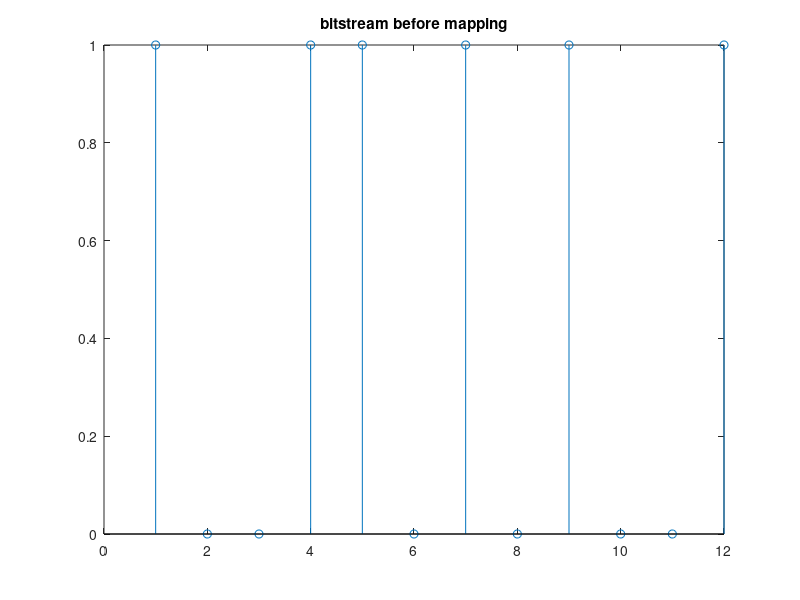

Reproduce this figure in MATLAB. (Note: this script raises an error after producing the figure.)
clc
clear
close all

%% PAM

bits= [1 0 0 1 1 0 1 0 1 0 0 1]';

Nbps = 2;

figure
stem(bits)
title('bitstream before mapping')

mappedbits = mapping(bits,Nbps,'pam');

figure
scatter(mappedbits,zeros(length(mappedbits)))
title('constellation diagram PAM')

figure
stem(mappedbits)
title(['bitstream after PAM-' num2str(Nbps + 2) ' mapping'])

demappedbits = demapping(mappedbits,Nbps,'pam');

figure
stem(demappedbits)
title(['mapped bitstream after PAM-' num2str(Nbps + 2) ' demapping'])

error = norm(bits - demappedbits);

%% QAM
clc
clear
close all

bits= [1 0 0 1 1 0 1 0 1 0 0 1 1 1 0 1]';

Nbps = 2;

figure
stem(bits)
title('bitstream before mapping')

mappedbits = mapping(bits,Nbps,'qam');

figure
plot(mappedbits,'x')
title('constellation diagram QAM')

figure
stem(mappedbits)
title(['bitstream after QAM-' num2str(2^Nbps) ' mapping'])

demappedbits = demapping(mappedbits,Nbps,'qam');

figure
stem(demappedbits)
title(['mapped bitstream after QAM-' num2str(2^Nbps) ' demapping'])

error = norm(bits - demappedbits);



%% Rectangular window
clc
clear
close all

%tx
bits= [1 0 1 1 0 0 1 0]'
%QAM mod
mappedbits = mapping(bits,4,'qam');
%Upsample
x =  sampler(mappedbits,10,'up');
%Filter
window = rectwin(10);
idk = conv(mappedbits,window);

%rx
%Filter
idkrx = conv(idk,window);
%Downsample
x =  sampler(idkrx,10,'down');
%QAM demod
receivedbits = demapping(x,4,'qam')


%% Root raised cosine
% Tx %
clc
clear
close all

Tsymbol = 1/(1.5e6);  % symbol length
M = 5;

%bit stream
bits = randi([0 1], 1,40)'

%QAM-16 modulation
mappedbits = mapping(bits,4,'qam')

% Upsample function
tx =  sampler(mappedbits,M,'up');

% apply RRC 
impulse = zeros(1,23);
impulse(12) = 1;

            % RRC(impulse,Tsymbol)

[h,H] = RRC(impulse,Tsymbol);

es = conv(tx,fliplr(h)); %ik denk als we da flippen da het dan zo g(-t) is?


%%% Channel %%%

% Apply AWGN
%y = awgn(x,20,'measured');  % SNR = 20dB idk wat measured voor staat
% zelf implementeren

% Rx %

% Apply RRC again
%ry = RRC(ty,Tsymbol);
ry = conv(es,h);

% Downsampling
rx =  sampler(ry,M,'down')';

% QAM-16 demodulation
receivedbits = demapping(rx,4,'qam')

figure
stem(bits)
hold on
stem(receivedbits)

%% sampler test

clear
clc

bits= [1 0 1 1 0 0 ];
x =  sampler(bits,3,'up');
y =  sampler(x,3,'down');

%% RC test

clear
clc
close all

Tsymbol = 1/(1.5e6);

test = zeros(1,101);
test(51) = 1;

RRC(test,Tsymbol)


% Vragen: wat is Tsymbol en Tsample nu en heo verhouden die zich to elkaar






